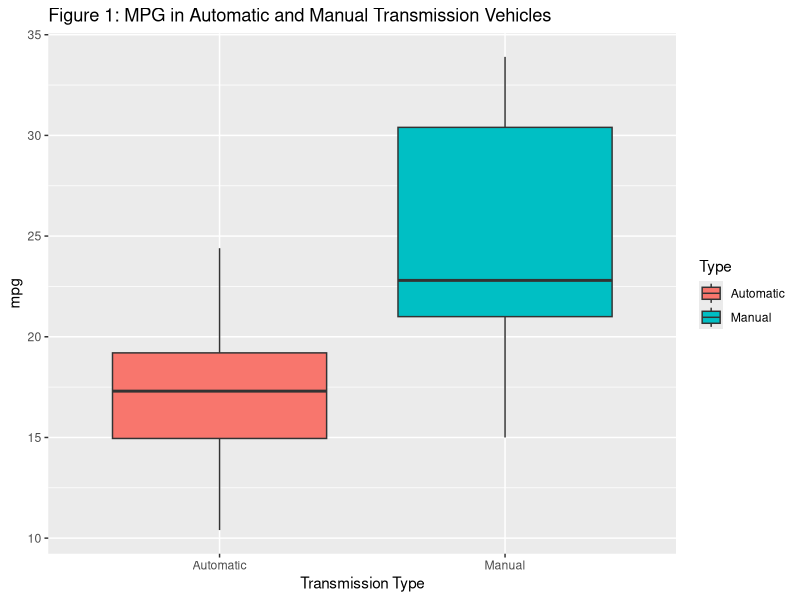
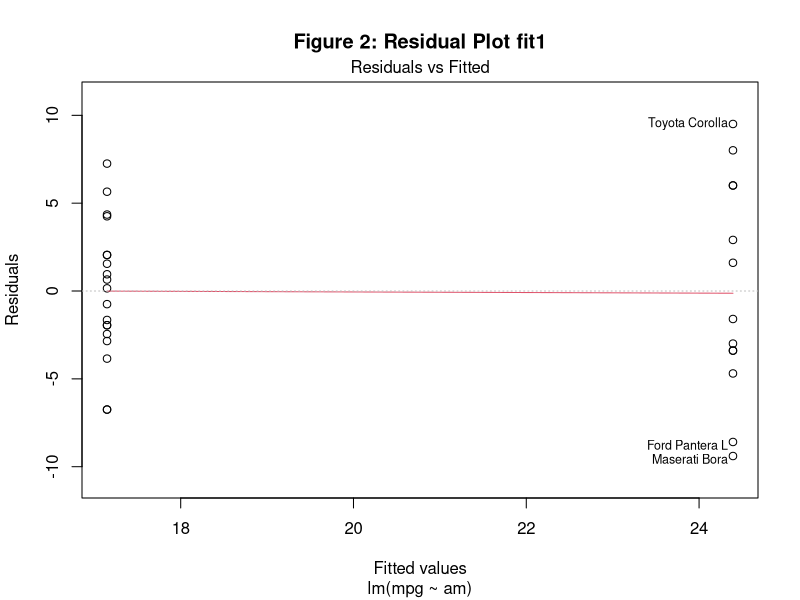
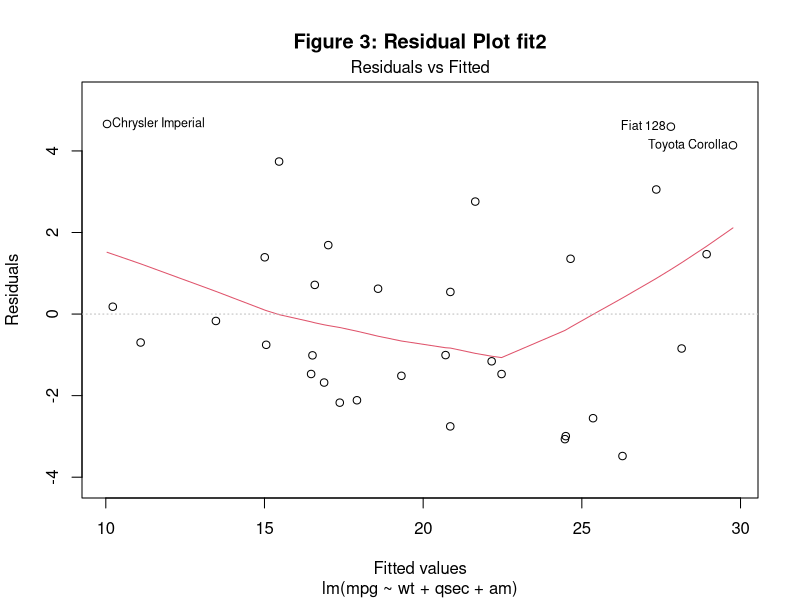

Recreate these plots in R, in order.
## ---- chunk 1
data(mtcars); mtcars$am <- factor(mtcars$am)
mtcars$vs <- factor(mtcars$vs)
mtcars$gear <- factor(mtcars$gear)
mtcars$cyl <- factor(mtcars$cyl); mtcars$carb <- factor(mtcars$carb)
## ---- chunk 2
str(mtcars)
## ---- chunk 3
library(ggplot2)
g <-  ggplot(mtcars, aes(x = am, y = mpg)) + geom_boxplot(aes(fill = am)) +
        labs(title = "Figure 1: MPG in Automatic and Manual Transmission Vehicles", 
             x = "Transmission Type") + 
        scale_x_discrete(labels = c("Automatic", "Manual")) +
        scale_fill_discrete("Type", labels = c("Automatic","Manual"))
g
## ---- chunk 4
mpg_fit1 <- lm(mpg ~ am, mtcars)
summary(mpg_fit1)$r.squared
## ---- chunk 5
best <- step(lm(mpg~.,mtcars), direction = "both")
## ---- chunk 6
summary(best)$call
mpg_fit2 <- lm(mpg ~ wt + qsec + am, mtcars)
## ---- chunk 7
summary(mpg_fit2)
## ---- chunk 8
summary(mpg_fit2)$adj.r.squared
## ---- chunk 9
mpg_fit1.a <- lm(mpg ~ am + qsec, mtcars)
anova(mpg_fit1, mpg_fit1.a, mpg_fit2)
## ---- chunk 10
plot(mpg_fit1, which = 1, main = "Figure 2: Residual Plot fit1")
## ---- chunk 11
plot(mpg_fit2, which = 1, main = "Figure 3: Residual Plot fit2")
## ---- chunk 12
summary(mpg_fit2)$coefficients
